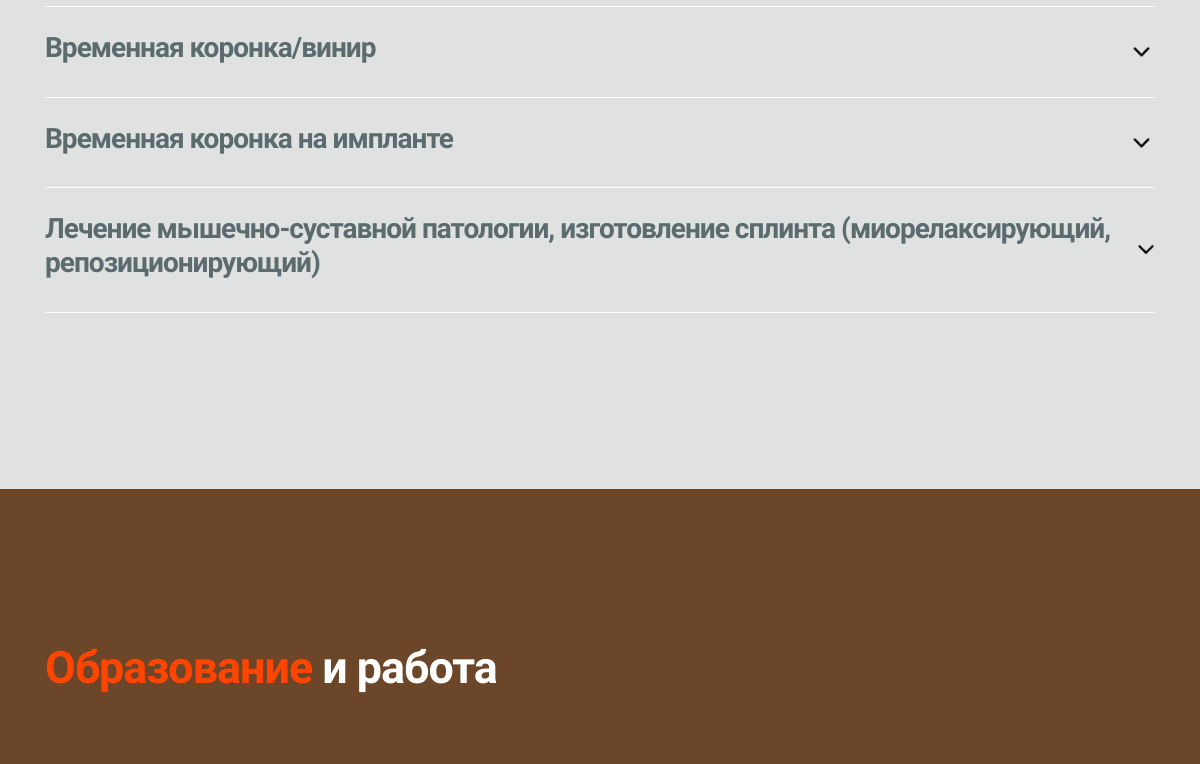
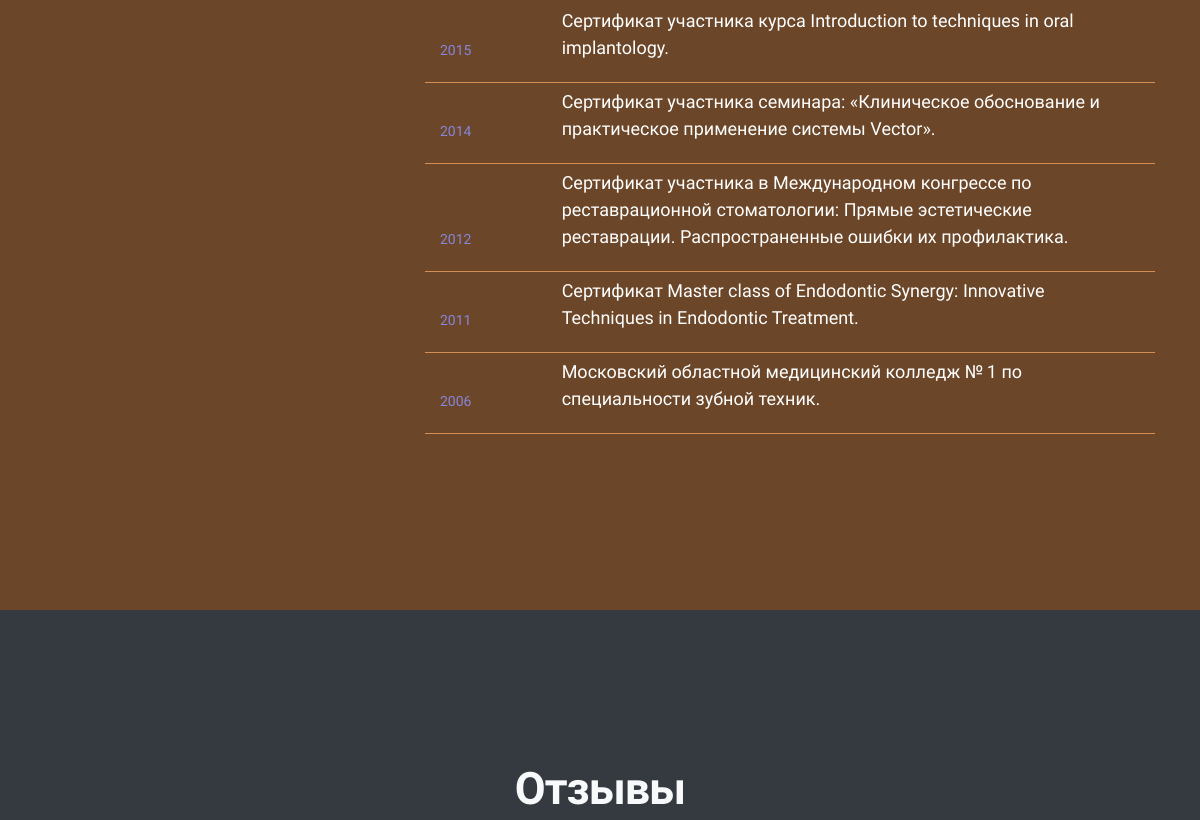
The app's page / (middle part), older data (2 pictures, top to bottom).
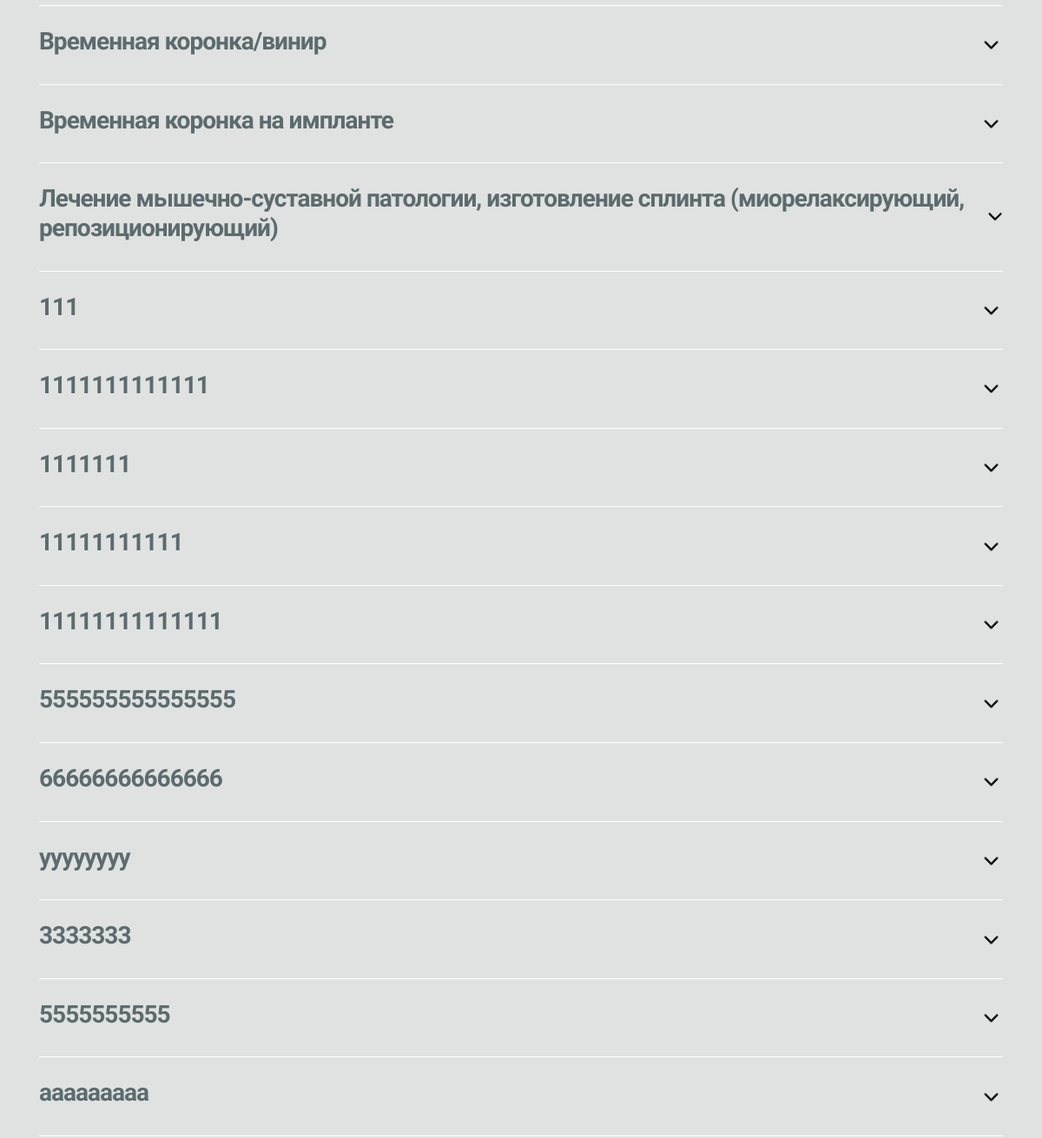
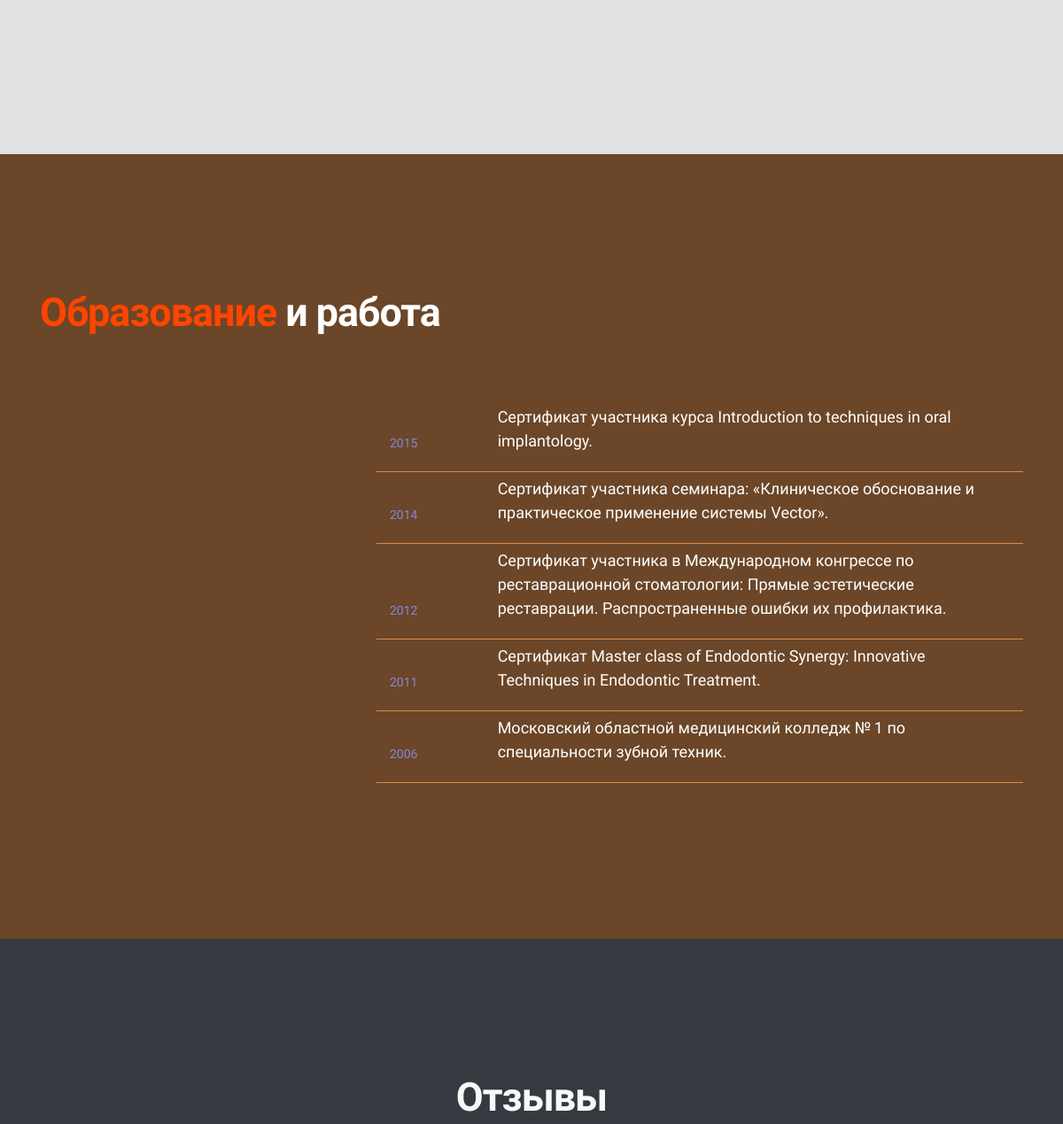
The same page, newer data (2 pictures, top to bottom).
### adminPanel/models.py (models this page shows)
class Service(models.Model):
    title = models.CharField('Название', max_length=200)
    desc = models.TextField('Описание', null=False, blank=False)
    price = models.CharField('Цена', max_length=200, null=True, blank=True)
    img = models.ImageField('Изображение', upload_to="Service_img", null=True, blank=True)
    user = models.ForeignKey(User, on_delete=models.CASCADE)

class Ed_and_work(models.Model):
    year = models.IntegerField("Год", default=current_year)
    desc = models.TextField(null=False, blank=False)
    diplom_img = models.ImageField(upload_to="Ed_and_work_img", null=True, blank=True)
    user = models.ForeignKey(User, on_delete=models.CASCADE)

### main/views.py (the view, shortened to what this page needs)
# urls.py: path("",HomeView.as_view() , name="home"),
class HomeView(CreateView):
    model = Message
    fields = ['name','phone','comment','completed']
    template_name = "main/main.html"
    success_url = reverse_lazy('site')
    def get_context_data(self, **kwargs):
        username = self.kwargs.get('username')
        print(f"username - {username}")
        if not username:
            print("no username !!!!")
            user = User.objects.first()
        else:
            user = User.objects.filter(username=username).first()
            print(f"user.id - {user.id}")
        context = super(HomeView, self).get_context_data(**kwargs)
        cases = Case.objects.filter(user_id=user.id)
        services = Service.objects.filter(user_id=user.id)
        ed_and_works = Ed_and_work.objects.filter(user_id=user.id).order_by('-year')
        feedbacks = Feedback.objects.filter(user_id=user.id)
        contacts = Contact.objects.filter(user_id=user.id)
        context.update({
            'title': 'Главная страница',
            'current_path': self.request.path,
            'active':'home',
            'menu': request_menu(self.request,user.id),
            'cases': cases,
            'services':services,
            'ed_and_works': ed_and_works,
            'feedbacks':feedbacks,
            'contacts':contacts,
            'cur_user':user,
            'home_url': reverse('home')
            })
        return context

### main/views.py (called while the page is built)
def request_menu(request, user_id):
    menu = Menu.objects.filter(user_id=user_id).first()  # Используем user_id для фильтрации
    return menu

### main/templates/main/main.html (shortened to what this page needs)
{% extends "main/base.html" %}
{% block content %}
{% include 'main/includes/services.html'%}
{% include 'main/includes/ed_and_work.html'%}
{% include 'main/includes/feedbacks.html'%}
{% endblock content %}

### main/templates/main/includes/services.html (shortened to what this page needs)
<section class="services full-screen d-lg-flex justify-content-center align-items-center" id="services">
    <div class="container">
        <div class="row">
            <div class="col-lg-12 col-md-12 col-12 d-flex align-items-center py-5">
                <div class="services about-text">
                    {%for service in services %}
                    <details class="py-2">
                        <summary class="d-flex align-items-center">
                            <h3 class="services title  align-items-center py-3">{{service.title}}</h3>
                        </summary>
                    </details>
                    {% endfor %}
                </div>
            </div>
        </div>
    </div>
</section>

### main/templates/main/includes/ed_and_work.html
<section class="ed_and_work full-screen d-lg-flex justify-content-center align-items-center" id="ed_and_work">
    <div class="container">
        <div class="row">
            <div class="col-12">
                <h1 class="animated animated-text text-light">
                    <span class="ed_and_work orange">Образование</span>
                    <span class="ed_and_work white"> и работа</span>
                </h1>
            </div>
        </div>
        <div class="row">
            <div class="col-lg-4 col-md-12 py-5"></div>
            <div class="col-lg-8 col-md-12 d-flex align-items-center py-5">
                <div class="ed_and_work about-text">
                    <ul>
                        {%for elem in ed_and_works%}
                        <li>
                            <div class="row">
                                <div class="col-2 d-flex align-items-end">
                                    <p class="ed_and_work blue text-small">{{elem.year}}</p>
                                </div>
                                <div class="col-10">
                                    <p class="ed_and_work white">{{elem.desc}}</p>
                                </div>
                            </div>
                        </li>
                        {% endfor %}
                    </ul>
                </div>
            </div>
        </div>
    </div>
</section>

Row changes from the older to the newer data that the page shows:
added Service: title "111"
added Service: title "1111111111111"
added Service: title "1111111"
added Service: title "11111111111"
added Service: title "11111111111111"
added Service: title "555555555555555"
added Service: title "66666666666666"
added Service: title "уууууууу"
added Service: title "3333333"
added Service: title "5555555555"
added Service: title "ааааааааа"
